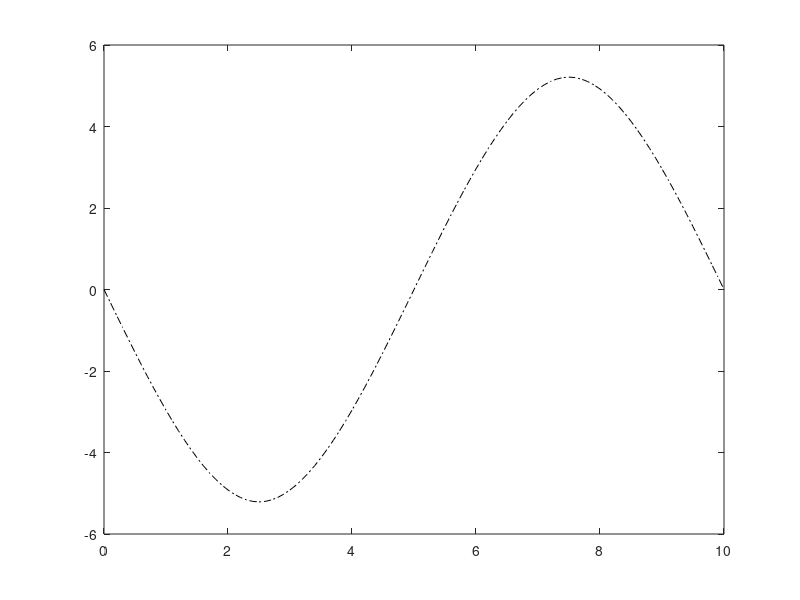

Recreate this plot in MATLAB.
function set1()
% Set 1 ----------------------------------------------
% Linear Systems
% Numerical solutions of Poisson's equation

% As discussed in class on 3/10-11, Solving the equation ultimately leaves
% us solving a linear system of the form Ax = b
% For this problem, solve this system instead on the line,
% which simplifies the equation to

% d2p(x)/d2x = r(x)

% Solve this equation for x in [0,10] with

dx = 0.1;
x = 0:dx:10;

% And subject to boundary condition:
r = @(x)( (x >= 0   && x < 2.5).*x + ...
          (x >= 2.5 && x < 7.5).*(5-x) + ...
          (x >= 7.5 && x <= 10 ).*(x-10) );

x_b = dx:dx:10-dx;

b = arrayfun(r,(x_b'))*(dx^2);

% This type of boundary condition, where the function value is
% specified on the boundary, is called a Dirichlet boundary condition.

% Recall, this generates a large system of equations
% at each point on the line of the form

% p_(x-1) - 2 * p_i + p_(i+1) = p_i ( del(x)^2

% Which is valid at each internal grid point.
% Building the Matrix A can be done in a fairly automated fashion
% with the 'diag function in MATLAB

A = diag(ones(1,98),1) + diag(-2*ones(1,99)) + diag(ones(1,98),-1);

p = A\b;

% Name your solution vector
Final1 = [0;p;0];

% and plot its value vs

plot (x, Final1,'-.k');

end
